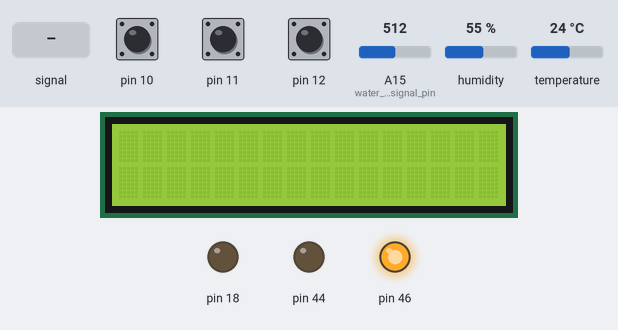
Bench run of a sketch on a simulated Arduino Mega 2560, built with avr-gcc and run on an emulated ATmega2560. On the bench: 16×2 character LCD, output pins drawn as LEDs (lit = HIGH). The test bench sets the inputs (shaded band); at power-on: A15 (water_lvl_signal_pin) = 512, pin 11 HIGH, temperature 24 °C, pin 10 HIGH, pin 12 HIGH, humidity 55 %. The local clock reads 2024-03-15 10:24:30 at power-on unless the sketch sets it; pins used as bus, display or sensor lines are not drawn; what the sketch prints to the serial monitor is not drawn.

Above: at 1.2 s.
1.3 s: A15 (water_lvl_signal_pin) fed a 200 Hz sine of ±460 counts around its level
At 2.9 s:
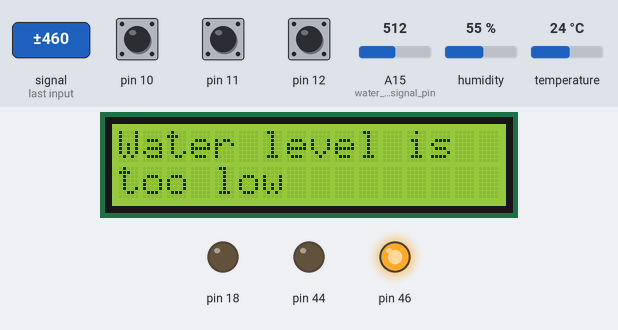
3.3 s: A15 (water_lvl_signal_pin) set to 716
9.4 s: pin 11 pulled LOW for 1 s
At 10.9 s:
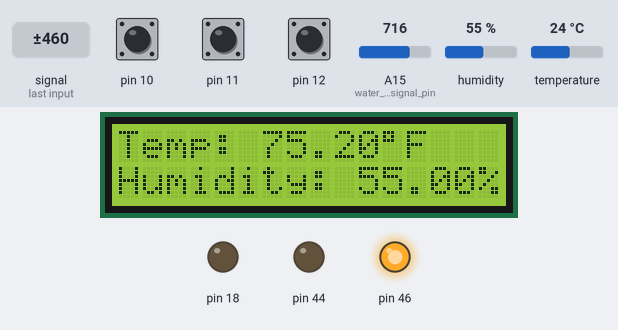
11.9 s: temperature set to 12 °C
18.0 s: pin 11 pulled LOW for 1 s
At 20.1 s:
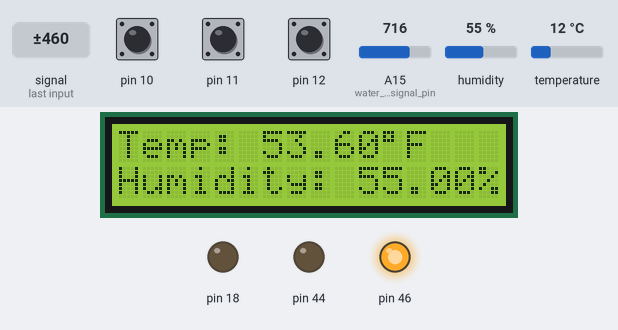
20.5 s: pin 10 pulled LOW for 0.15 s
Timing chart, 0 to 23.5 s (numbered marks = the images above; inputs shaded):
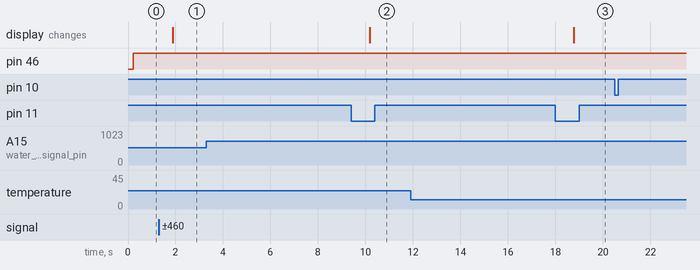

The sketch:

Final_Project.ino
```cpp
//  Name: Ainsley Nutting
//  Assignment: Final Project
//  Class: CPE 301 Spring 2023
//  Date: 05/3/23

#include <RTClib.h>
#include <LiquidCrystal.h>
#include <DHT.h>
#include <AccelStepper.h>

//define humidity and temperature sensor pins
#define DHT11_PIN 13
#define DHT_TYPE DHT11

//define water level sensor pins
#define water_lvl_power_pin 52
#define water_lvl_signal_pin A15

//define stepper motor step constant
#define FULLSTEP 4
#define STEP_PER_REVOLUTION 2048

//define button pins
volatile unsigned char* port_b = (unsigned char*) 0x25;
volatile unsigned char* ddr_b  = (unsigned char*) 0x24;
volatile unsigned char* pin_b  = (unsigned char*) 0x23;

#define RDA 0x80
#define TBE 0x20

volatile unsigned char *myUCSR0A = (unsigned char *)0x00C0;
volatile unsigned char *myUCSR0B = (unsigned char *)0x00C1;
volatile unsigned char *myUCSR0C = (unsigned char *)0x00C2;
volatile unsigned int  *myUBRR0  = (unsigned int *) 0x00C4;
volatile unsigned char *myUDR0   = (unsigned char *)0x00C6;

volatile unsigned char* my_ADMUX = (unsigned char*) 0x7C;
volatile unsigned char* my_ADCSRB = (unsigned char*) 0x7B;
volatile unsigned char* my_ADCSRA = (unsigned char*) 0x7A;
volatile unsigned int* my_ADC_DATA = (unsigned int*) 0x78;

//define stepper motor pins
AccelStepper stepper(FULLSTEP, 31, 35, 33, 37);

const int rs = 4, en = 5, d4 =6, d5 = 7, d6 = 8, d7 = 9;
LiquidCrystal lcd(rs, en, d4, d5, d6, d7);

RTC_DS1307 rtc;
DHT dht(DHT11_PIN, DHT_TYPE);

//define fan registers
volatile unsigned char* port_l_E = (unsigned char*) 0x10B;
volatile unsigned char* ddr_l_E  = (unsigned char*) 0x10A;
volatile unsigned char* pin_l_E  = (unsigned char*) 0x109;

volatile unsigned char* port_l_A = (unsigned char*) 0x10B;
volatile unsigned char* ddr_l_A  = (unsigned char*) 0x10A;
volatile unsigned char* pin_l_A  = (unsigned char*) 0x109;

volatile unsigned char* port_l_B = (unsigned char*) 0x10B;
volatile unsigned char* ddr_l_B  = (unsigned char*) 0x10A;
volatile unsigned char* pin_l_B  = (unsigned char*) 0x109;

// Timer Pointers
volatile unsigned char *myTCCR1A  = (unsigned char *) 0x80;
volatile unsigned char *myTCCR1B  = (unsigned char *) 0x81;
volatile unsigned char *myTCCR1C  = (unsigned char *) 0x82;
volatile unsigned char *myTIMSK1  = (unsigned char *) 0x6F;
volatile unsigned char *myTIFR1   = (unsigned char *) 0x36;
volatile unsigned int  *myTCNT1   = (unsigned int *) 0x84;

//------------set up flags-----------
volatile bool water_lvl_flag = 0;
volatile bool temp_flag = 0;
bool          start_flag = 0;
volatile bool stop_flag = 0;
volatile bool reset_flag = 0;
volatile bool state_change_A = 0;
volatile bool state_change_B = 0;

volatile char state_status;

//global ticks counter
volatile unsigned int currentTicks = 65535;
bool timer_running = 0;


//define LED pins
//yellow LED register 40 pin 1
volatile unsigned char* port_g = (unsigned char*) 0x34;
volatile unsigned char* ddr_g  = (unsigned char*) 0x33;
volatile unsigned char* pin_g  = (unsigned char*) 0x32;

//green LED pin 38
volatile unsigned char* port_d = (unsigned char*) 0x2B;
volatile unsigned char* ddr_d  = (unsigned char*) 0x2A;
volatile unsigned char* pin_d  = (unsigned char*) 0x29;

//red and blue LED registers
volatile unsigned char* port_c = (unsigned char*) 0x28;
volatile unsigned char* ddr_c  = (unsigned char*) 0x27;
volatile unsigned char* pin_c  = (unsigned char*) 0x26;


//variable for temp/humidity readings
unsigned int temp_threshold = 74;
unsigned int water_lvl_threshold = 100;
int i = 0;

//variables for potentiometer
int pot_Val = 0;
int pot_Previous = 0;
int long pot_Newval = 0;

void setup() {

  // setup the UART
  U0init(9600);
  // setup the ADC
  adc_init();

  setup_timer_regs();

  //begin real time clock
  rtc.begin();

  //start LCD display
  lcd.begin(16, 2);

  //start temp and humidity readings
  dht.begin();

  //set rtc module
  rtc.adjust(DateTime(F(__DATE__), F(__TIME__)));

  //set up fan pins to output
  *ddr_l_E |= 0x02;
  *ddr_l_A |= 0x08;
  *ddr_l_B |= 0x20;

  //set stepper motor speed
  stepper.setMaxSpeed(4800);
  stepper.setAcceleration(4800);

  //initialize pushbuttons as inputs
  *ddr_b &= 0xEF;
  *ddr_b &= 0xDF;
  *ddr_b &= 0xBF;

  //enable pullup resistor on pushbuttons
  *port_b |= 0x10;
  *port_b |= 0x20;
  *port_b |= 0x40;

  //set state status to Disabled to start
  state_status = 'D';

  //set LED pins to output
  *ddr_g |= 0x02;
  *ddr_d |= 0x80;
  *ddr_d |= 0x08;
  *ddr_d |= 0x20;

  //set water level power pin to output
  *ddr_b |= 0x02;

  //turn water level sensor off
  *port_b &= 0xFD;

  // setup the UART
  U0init(9600);
  // setup the ADC
  adc_init();

}

void loop() {
  pot_Val = adc_read(A0);
  if((pot_Val > pot_Previous+6) || (pot_Val < pot_Previous-6)){
    pot_Newval = map(pot_Val, 0, 1023, 0, 1600);
    stepper.runToNewPosition(pot_Newval);
    pot_Previous = pot_Val;
  }
  if(state_status == 'D'){
    enter_Disabled();
    if (start_flag == 1){
      state_status = 'I';
      exit_Disabled();
    }
  }
  else if(state_status == 'I'){
    enter_Idle();
    if (water_lvl_flag == 1){
      exit_Idle();
      state_status = 'E';
    }
    else if(temp_flag == 1){
      exit_Idle();
      state_status = 'R';
    }
    else if(stop_flag == 1){
      exit_Idle();
      state_status = 'D';
    }
  }
  else if(state_status == 'E'){
    enter_Error();
      if(reset_flag == 1){
        exit_Error();
        state_status = 'I';
      }
      else if(stop_flag == 1){
        exit_Error();
        state_status = 'D';
      }

  }
  else if(state_status == 'R'){
    enter_Running();
      if(temp_flag == 1){
        exit_Running();
        state_status = 'I';
      }
      else if(water_lvl_flag == 1){
        exit_Running();
        state_status = 'E';
      }
      else if(stop_flag == 1){
        exit_Running();
        state_status = 'D';
      }
  }
  else{
    Serial.write("WTF 0_0'");
  }

}

void enter_Disabled(){
  //-----print state transition to serial port with time from real time clock
  state_change_A = 1;
  if(state_change_A != state_change_B){
    U0putchar('T');
    U0putchar('r');
    U0putchar('a');
    U0putchar('n');
    U0putchar('s');
    U0putchar('i');
    U0putchar('t');
    U0putchar('i');
    U0putchar('o');
    U0putchar('n');
    U0putchar('e');
    U0putchar('d');
    U0putchar(' ');
    U0putchar('t');
    U0putchar('o');
    U0putchar(' ');
    U0putchar('D');
    U0putchar('i');
    U0putchar('s');
    U0putchar('a');
    U0putchar('b');
    U0putchar('l');
    U0putchar('e');
    U0putchar('d');
    U0putchar(' ');
    U0putchar('S');
    U0putchar('t');
    U0putchar('a');
    U0putchar('t');
    U0putchar('e');
    U0putchar(' ');
    U0putchar('a');
    U0putchar('t');
    U0putchar(':');
    U0putchar(' ');
    DateTime now = rtc.now();
    int hour = now.hour();
    int minute = now.minute();
    int second = now.second();
    unsigned char hourT, hourO, minuteT, minuteO, secondT, secondO;
    hourT = (hour/10)%10;
    hourT = hourT +'0';
    hourO = (hour/1)%10;
    hourO = hourO + '0';
    minuteT = (minute/10)%10;
    minuteT = minuteT +'0';
    minuteO = (minute/1)%10;
    minuteO = minuteO + '0';
    secondT = (second/10)%10;
    secondT = secondT +'0';
    secondO = (second/1)%10;
    secondO = secondO + '0';
    U0putchar(hourT);
    U0putchar(hourO);
    U0putchar(':');
    U0putchar(minuteT);
    U0putchar(minuteO);
    U0putchar(':');
    U0putchar(secondT);
    U0putchar(secondO);
    U0putchar('\n');
    state_change_B = state_change_A;
  }

  if(!timer_running){
    // start the timer
    *myTCCR1B |= 0x01;
    // set the running flag
    timer_running = 1;
  }

  //monitor start button
  if(*pin_b & 0x10)
    start_flag = 1;

  //-----turn on yellow LED
  *port_g |= 0x02;
}

void exit_Disabled(){
  state_change_A = 0;
  if(state_change_A != state_change_B){
    state_change_B = state_change_A;
  }
  //-----turn off yellow LED
  *port_g &= 0xFD;
  //turn off start button flag
  start_flag = 0;
}

void enter_Idle(){
  //display humidity and temp to lcd screen
  float humi  = dht.readHumidity();
  float tempF = dht.readTemperature(true);
  if(i == 10000){
    lcd.clear();
    lcd.setCursor(0,0);
    lcd.print("Temp: ");
    lcd.print(tempF);
    lcd.print((char)223);
    lcd.print("F");
    lcd.setCursor(0,1);
    lcd.print("Humidity: ");
    lcd.print(humi);
    lcd.print("%");
    delay(1000);
    i = 0;
  }
  //print transition time to serial monitor
  state_change_A = 1;
  if(state_change_A != state_change_B){
    U0putchar('T');
    U0putchar('r');
    U0putchar('a');
    U0putchar('n');
    U0putchar('s');
    U0putchar('i');
    U0putchar('t');
    U0putchar('i');
    U0putchar('o');
    U0putchar('n');
    U0putchar('e');
    U0putchar('d');
    U0putchar(' ');
    U0putchar('t');
    U0putchar('o');
    U0putchar(' ');
    U0putchar('I');
    U0putchar('d');
    U0putchar('l');
    U0putchar('e');
    U0putchar(' ');
    U0putchar('S');
    U0putchar('t');
    U0putchar('a');
    U0putchar('t');
    U0putchar('e');
    U0putchar(' ');
    U0putchar('a');
    U0putchar('t');
    U0putchar(':');
    U0putchar(' ');
    DateTime now = rtc.now();
    int hour = now.hour();
    int minute = now.minute();
    int second = now.second();
    unsigned char hourT, hourO, minuteT, minuteO, secondT, secondO;
    hourT = (hour/10)%10;
    hourT = hourT +'0';
    hourO = (hour/1)%10;
    hourO = hourO + '0';
    minuteT = (minute/10)%10;
    minuteT = minuteT +'0';
    minuteO = (minute/1)%10;
    minuteO = minuteO + '0';
    secondT = (second/10)%10;
    secondT = secondT +'0';
    secondO = (second/1)%10;
    secondO = secondO + '0';
    U0putchar(hourT);
    U0putchar(hourO);
    U0putchar(':');
    U0putchar(minuteT);
    U0putchar(minuteO);
    U0putchar(':');
    U0putchar(secondT);
    U0putchar(secondO);
    U0putchar('\n');
    state_change_B = state_change_A;
  }
  //if water is too low set water level flag
  *port_b |= 0x02;
  int water_lvl = analogRead(water_lvl_signal_pin);
  if(water_lvl <= water_lvl_threshold)
    water_lvl_flag = 1;

  //if temp is above threshold set temp flag
  if(tempF > temp_threshold)
    temp_flag = 1;

  //-----turn on green LED
  *port_d |= 0x80;

  //monitor stop button
  if(*pin_b & 0x20)
    stop_flag = 1;

  i++;
}

void exit_Idle(){
  state_change_A = 0;
  if(state_change_A != state_change_B){
    state_change_B = state_change_A;
  }

  //reset water level flag
  water_lvl_flag = 0;

  //stop monitoring stop buttom
  stop_flag = 0;
  temp_flag = 0;

  //-----turn off green LED
  *port_d &= 0x7F;
}

void enter_Error(){
  //display error message "Water level is too low" on LDC
  lcd.clear();
  lcd.setCursor(0,0);
  lcd.print("Water level is");
  lcd.setCursor(0,1);
  lcd.print("too low");
  state_change_A = 1;
  if(state_change_A != state_change_B){
    U0putchar('T');
    U0putchar('r');
    U0putchar('a');
    U0putchar('n');
    U0putchar('s');
    U0putchar('i');
    U0putchar('t');
    U0putchar('i');
    U0putchar('o');
    U0putchar('n');
    U0putchar('e');
    U0putchar('d');
    U0putchar(' ');
    U0putchar('t');
    U0putchar('o');
    U0putchar(' ');
    U0putchar('E');
    U0putchar('r');
    U0putchar('r');
    U0putchar('o');
    U0putchar('r');
    U0putchar(' ');
    U0putchar('S');
    U0putchar('t');
    U0putchar('a');
    U0putchar('t');
    U0putchar('e');
    U0putchar(' ');
    U0putchar('a');
    U0putchar('t');
    U0putchar(':');
    U0putchar(' ');
    DateTime now = rtc.now();
    int hour = now.hour();
    int minute = now.minute();
    int second = now.second();
    unsigned char hourT, hourO, minuteT, minuteO, secondT, secondO;
    hourT = (hour/10)%10;
    hourT = hourT +'0';
    hourO = (hour/1)%10;
    hourO = hourO + '0';
    minuteT = (minute/10)%10;
    minuteT = minuteT +'0';
    minuteO = (minute/1)%10;
    minuteO = minuteO + '0';
    secondT = (second/10)%10;
    secondT = secondT +'0';
    secondO = (second/1)%10;
    secondO = secondO + '0';
    U0putchar(hourT);
    U0putchar(hourO);
    U0putchar(':');
    U0putchar(minuteT);
    U0putchar(minuteO);
    U0putchar(':');
    U0putchar(secondT);
    U0putchar(secondO);
    U0putchar('\n');
    state_change_B = state_change_A;
  }

  //-----turn on red LED
  *port_c |= 0x80;

  //ensure motor is set to off
  *port_l_E &= 0xFD;
  //monitor reset button
  if(*pin_b & 0x40)
    reset_flag = 1;
  //monitor stop button
  if(*pin_b & 0x20)
    stop_flag = 1;
  i++;
}

void exit_Error(){
  state_change_A = 0;
  if(state_change_A != state_change_B){
    state_change_B = state_change_A;
  }
  //-----turn off red LED
  *port_c &= 0xF7;

  //stop monitoring stop button
  reset_flag = 0;
  //stop monitoring reset button
  stop_flag = 0;
}

void enter_Running(){
  float humi  = dht.readHumidity();
  float tempF = dht.readTemperature(true);
  int water_lvl = analogRead(water_lvl_signal_pin);
  if(i == 10000){
    lcd.clear();
    lcd.setCursor(0,0);
    lcd.print("Temp: ");
    lcd.print(tempF);
    lcd.print((char)223);
    lcd.print("F");
    lcd.setCursor(0,1);
    lcd.print("Humidity: ");
    lcd.print(humi);
    lcd.print("%");
    delay(1000);
    i = 0;
  }
  state_change_A = 1;
  if(state_change_A != state_change_B){
    U0putchar('T');
    U0putchar('r');
    U0putchar('a');
    U0putchar('n');
    U0putchar('s');
    U0putchar('i');
    U0putchar('t');
    U0putchar('i');
    U0putchar('o');
    U0putchar('n');
    U0putchar('e');
    U0putchar('d');
    U0putchar(' ');
    U0putchar('t');
    U0putchar('o');
    U0putchar(' ');
    U0putchar('R');
    U0putchar('u');
    U0putchar('n');
    U0putchar('n');
    U0putchar('i');
    U0putchar('n');
    U0putchar('g');
    U0putchar(' ');
    U0putchar('S');
    U0putchar('t');
    U0putchar('a');
    U0putchar('t');
    U0putchar('e');
    U0putchar(' ');
    U0putchar('a');
    U0putchar('t');
    U0putchar(':');
    U0putchar(' ');
    DateTime now = rtc.now();
    int hour = now.hour();
    int minute = now.minute();
    int second = now.second();
    unsigned char hourT, hourO, minuteT, minuteO, secondT, secondO;
    hourT = (hour/10)%10;
    hourT = hourT +'0';
    hourO = (hour/1)%10;
    hourO = hourO + '0';
    minuteT = (minute/10)%10;
    minuteT = minuteT +'0';
    minuteO = (minute/1)%10;
    minuteO = minuteO + '0';
    secondT = (second/10)%10;
    secondT = secondT +'0';
    secondO = (second/1)%10;
    secondO = secondO + '0';
    U0putchar(hourT);
    U0putchar(hourO);
    U0putchar(':');
    U0putchar(minuteT);
    U0putchar(minuteO);
    U0putchar(':');
    U0putchar(secondT);
    U0putchar(secondO);
    U0putchar('\n');
    state_change_B = state_change_A;
  }

  //if temp drops below threshold reset temp flag
  if(tempF <= temp_threshold)
    temp_flag = 1;

  //if water level gets too low set water level flag
  if(water_lvl < water_lvl_threshold)
    water_lvl_flag = 1;

  //start motor
  *port_l_E |= 0x02;
  *port_l_A |= 0x08;
  *port_l_B &= 0xDF;

  //-----turn on blue LED
  *port_c |= 0x20;

  //monitor stop button
  if(*pin_b & 0x20)
    stop_flag = 1;
  i++;
}

void exit_Running(){
  state_change_A = 0;
  if(state_change_A != state_change_B){
    state_change_B = state_change_A;
  }
  //stop motor
  *port_l_E &= 0xFD;

  //-----turn off blue LED
  *port_c &= 0xDF;

  //reset all flags
  temp_flag = 0;
  water_lvl_flag = 0;
  stop_flag = 0;
}

void adc_init()
{
  // setup the A register
  *my_ADCSRA |= 0b10000000; // set bit   7 to 1 to enable the ADC
  *my_ADCSRA &= 0b11011111; // clear bit 6 to 0 to disable the ADC trigger mode
  *my_ADCSRA &= 0b11110111; // clear bit 5 to 0 to disable the ADC interrupt
  *my_ADCSRA &= 0b11111000; // clear bit 0-2 to 0 to set prescaler selection to slow reading
  // setup the B register
  *my_ADCSRB &= 0b11110111; // clear bit 3 to 0 to reset the channel and gain bits
  *my_ADCSRB &= 0b11111000; // clear bit 2-0 to 0 to set free running mode
  // setup the MUX Register
  *my_ADMUX  &= 0b01111111; // clear bit 7 to 0 for AVCC analog reference
  *my_ADMUX  |= 0b01000000; // set bit   6 to 1 for AVCC analog reference
  *my_ADMUX  &= 0b11011111; // clear bit 5 to 0 for right adjust result
  *my_ADMUX  &= 0b11100000; // clear bit 4-0 to 0 to reset the channel and gain bits
}
unsigned int adc_read(unsigned char adc_channel_num)
{
  // clear the channel selection bits (MUX 4:0)
  *my_ADMUX  &= 0b11100000;
  // clear the channel selection bits (MUX 5)
  *my_ADCSRB &= 0b11110111;
  // set the channel number
  if(adc_channel_num > 7)
  {
    // set the channel selection bits, but remove the most significant bit (bit 3)
    adc_channel_num -= 8;
    // set MUX bit 5
    *my_ADCSRB |= 0b00001000;
  }
  // set the channel selection bits
  *my_ADMUX  += adc_channel_num;
  // set bit 6 of ADCSRA to 1 to start a conversion
  *my_ADCSRA |= 0x40;
  // wait for the conversion to complete
  while((*my_ADCSRA & 0x40) != 0);
  // return the result in the ADC data register
  return *my_ADC_DATA;
}

void U0init(int U0baud)
{
 unsigned long FCPU = 16000000;
 unsigned int tbaud;
 tbaud = (FCPU / 16 / U0baud - 1);
 // Same as (FCPU / (16 * U0baud)) - 1;
 *myUCSR0A = 0x20;
 *myUCSR0B = 0x18;
 *myUCSR0C = 0x06;
 *myUBRR0  = tbaud;
}
unsigned char U0kbhit()
{
  return *myUCSR0A & RDA;
}
unsigned char U0getchar()
{
  return *myUDR0;
}
void U0putchar(unsigned char U0pdata)
{
  while((*myUCSR0A & TBE)==0);
  *myUDR0 = U0pdata;
}

// Timer setup function
void setup_timer_regs()
{
  // setup the timer control registers
  *myTCCR1A= 0x00;
  *myTCCR1B= 0X00;
  *myTCCR1C= 0x00;

  // reset the TOV flag
  *myTIFR1 |= 0x01;

  // enable the TOV interrupt
  *myTIMSK1 |= 0x01;
}


// TIMER OVERFLOW ISR
ISR(TIMER1_OVF_vect)
{
  *myTCCR1B &=0xF8;
  *myTCNT1 =  (unsigned int) (65535 -  (unsigned long) (currentTicks));
  *myTCCR1B |= 0x01;

}
```

Measured:
- after the input at 1.3 s, the display: changes after 0.59 s (image 1)
- after the input at 3.3 s, every drawn part: stays the same
- after the input at 9.4 s, the display: changes after 0.78 s (image 2)
- after the input at 11.9 s, every drawn part: stays the same
- after the input at 18.0 s, the display: changes after 0.78 s (image 3)
- after the input at 20.5 s, every drawn part: stays the same
